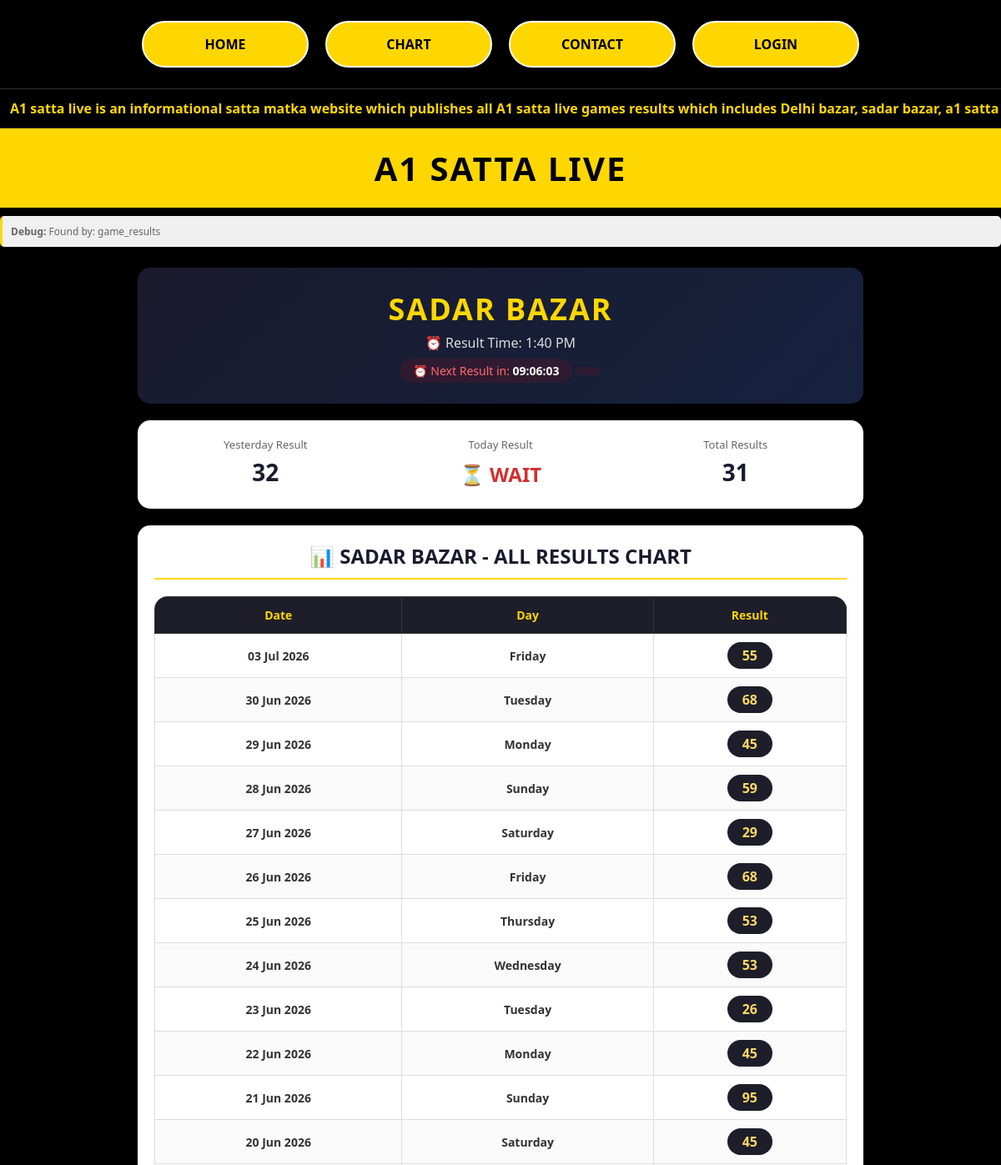
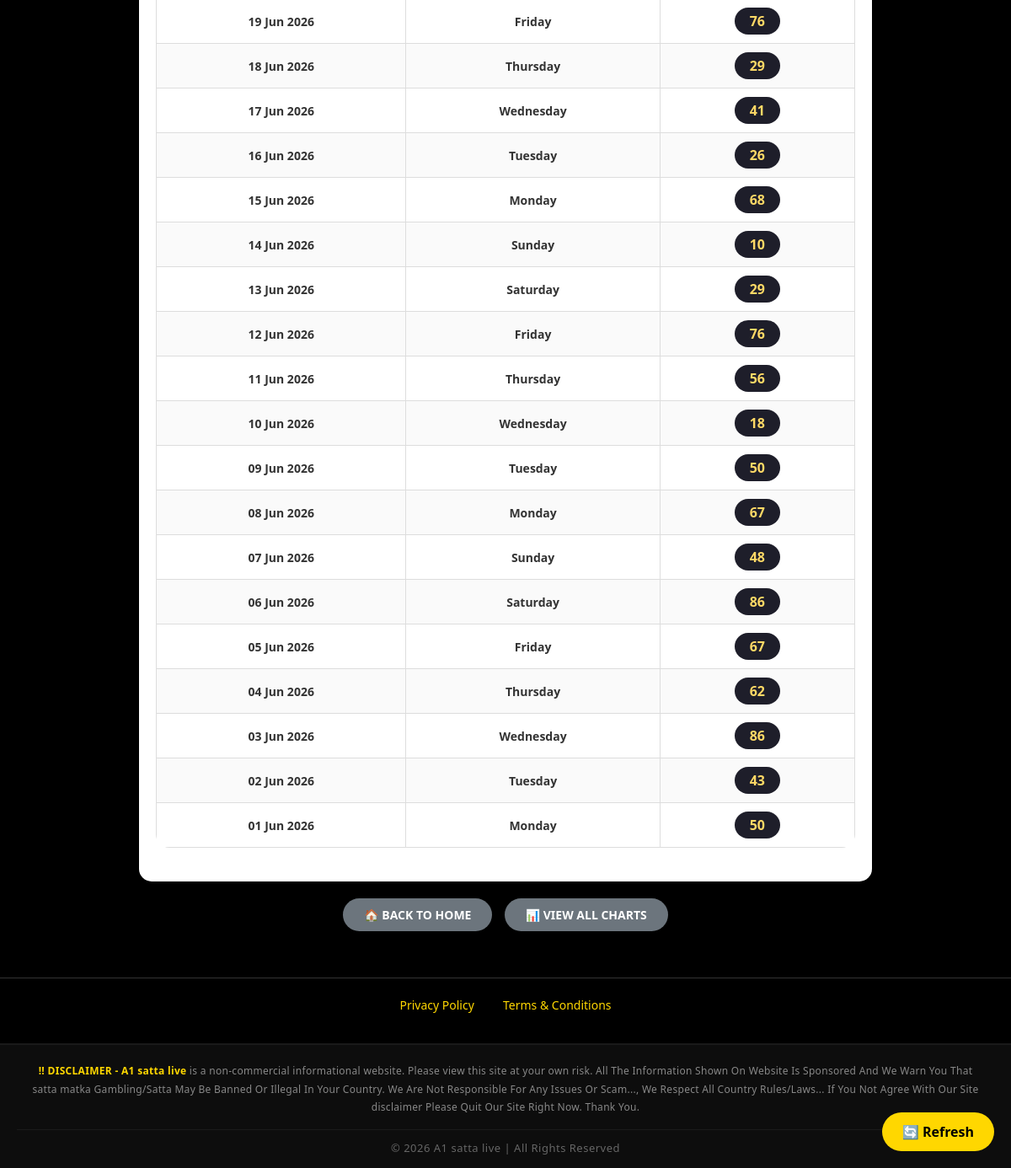
Screenshot of /game.php?game=sadar-bazar with the database file from the repository (2 pictures, top to bottom).
### tables this page shows
CREATE TABLE `game_results` (
  `id` int NOT NULL AUTO_INCREMENT,
  `game_name` varchar(100) NOT NULL,
  `display_name` varchar(100) NOT NULL,
  `yesterday_result` varchar(10) DEFAULT '--',
  `today_result` varchar(10) DEFAULT 'WAIT',
  `result_time` varchar(20) DEFAULT NULL,
  `time` varchar(20) DEFAULT '--',
  `table_type` enum('table1','table2') DEFAULT 'table1',
  `status` tinyint(1) DEFAULT '1',
  `is_latest` tinyint(1) DEFAULT '0',
  PRIMARY KEY (`id`),
  UNIQUE KEY `game_name` (`game_name`)
);

### game.php (the view, shortened to what this page needs)
<?php
require_once 'config.php';
$game_slug = isset($_GET['game']) ? trim($_GET['game']) : '';
$game_name = str_replace('-', ' ', $game_slug);
$game_result = null;
$is_custom_table_game = false;
$found_by = '';
try {
    $stmt = $pdo->prepare("SELECT * FROM game_results WHERE LOWER(game_name) = LOWER(?) AND status = 1");
    $stmt->execute([$game_name]);
    $game_result = $stmt->fetch(PDO::FETCH_ASSOC);
    if ($game_result) {
        $found_by = 'game_results';
    }
} catch (PDOException $e) {
    error_log("Error in game_results query: " . $e->getMessage());
}
    ?>
    <?php
$current_result = $game_result['today_result'] ?? 'WAIT';
$yesterday_result = $game_result['yesterday_result'] ?? '--';
$result_time = $game_result['result_time'] ?? '';
$display_name = !empty($game_result['display_name']) ? $game_result['display_name'] : strtoupper($game_name);
if (!$is_custom_table_game) {
    try {
        $stmt = $pdo->prepare("SELECT timing FROM game_timings WHERE LOWER(game_name) = LOWER(?) AND is_active = 1 LIMIT 1");
        $stmt->execute([$game_name]);
        $timing_row = $stmt->fetch(PDO::FETCH_ASSOC);
        $game_timing = $timing_row ? $timing_row['timing'] : $result_time;
    } catch (PDOException $e) {
        $game_timing = $result_time;
    }
} else {
    $game_timing = $result_time;
}
function shouldShowTodayResult($game_timing)
{
    $current_time = new DateTime('now', new DateTimeZone('Asia/Kolkata'));
    $current_hour = (int) $current_time->format('H');
    $current_minute = (int) $current_time->format('i');
    $current_minutes = ($current_hour * 60) + $current_minute;
    $timing_parts = explode(' ', $game_timing);
    if (count($timing_parts) == 2) {
        $time_parts = explode(':', $timing_parts[0]);
        $hour = (int) $time_parts[0];
        $minute = (int) $time_parts[1];
        $ampm = strtoupper($timing_parts[1]);
        if ($ampm == 'PM' && $hour != 12) {
            $hour += 12;
        } elseif ($ampm == 'AM' && $hour == 12) {
            $hour = 0;
        }
        $timing_minutes = ($hour * 60) + $minute;
    } else {
        $time_parts = explode(':', $game_timing);
        $hour = (int) $time_parts[0];
        $minute = (int) ($time_parts[1] ?? 0);
        $timing_minutes = ($hour * 60) + $minute;
    }
    return $current_minutes >= $timing_minutes;
}
$show_today_result = shouldShowTodayResult($game_timing);
if (!$show_today_result) {
    $current_result = 'WAIT';
}
try {
    $stmt = $pdo->prepare("SELECT chart_date, result FROM chart_data WHERE LOWER(game_name) = LOWER(?) ORDER BY chart_date DESC");
    $stmt->execute([$game_name]);
    $chart_data = $stmt->fetchAll(PDO::FETCH_ASSOC);
} catch (PDOException $e) {
    error_log("Error fetching chart data: " . $e->getMessage());
    $chart_data = [];
}
require_once 'header.php';
?>
<link rel="stylesheet" href="./css/game-detail.css">
<div
    style="background: #f0f0f0; padding: 10px; margin: 10px 0; border-radius: 5px; font-size: 12px; color: #666; border-left: 3px solid #ffd700;">
    <strong>Debug:</strong> Found by: <?php echo $found_by; ?>
</div>
<div class="game-page-container">
    <div class="game-header-box">
        <h1><?php echo htmlspecialchars(strtoupper($display_name)); ?></h1>
        <div class="game-time">⏰ Result Time: <?php echo htmlspecialchars($game_timing ?: 'N/A'); ?></div>
        <div id="countdownTimer" class="countdown-timer">Loading timer...</div>
    </div>
    <div class="game-info-card">
        <div class="game-info-item">
            <div class="label">Yesterday Result</div>
            <div class="value"><?php echo htmlspecialchars($yesterday_result); ?></div>
        </div>
        <div class="game-info-item">
            <div class="label">Today Result</div>
            <div
                class="value <?php echo ($current_result == 'WAIT' || $current_result == '-1' || empty($current_result)) ? 'wait' : 'result'; ?>">
                <?php if ($current_result == 'WAIT' || $current_result == '-1' || empty($current_result)): ?>
                    ⏳ WAIT
                <?php else: ?>
                    <?php echo htmlspecialchars($current_result); ?>
                <?php endif; ?>
            </div>
        </div>
        <div class="game-info-item">
            <div class="label">Total Results</div>
            <div class="value"><?php echo count($chart_data); ?></div>
        </div>
    </div>
    <div class="chart-section">
        <h2>📊 <?php echo htmlspecialchars(strtoupper($display_name)); ?> - ALL RESULTS CHART</h2>
        <div class="chart-table-wrapper">
            <table class="chart-table">
                <thead>
                    <tr>
                        <th>Date</th>
                        <th>Day</th>
                        <th>Result</th>
                    </tr>
                </thead>
                <tbody>
                    <?php if (!empty($chart_data)): ?>
                        <?php foreach ($chart_data as $row):
                            $date_parts = explode('-', $row['chart_date']);
                            if (count($date_parts) == 3) {
                                $year_num = $date_parts[0];
                                $month_num = $date_parts[1];
                                $day_num = $date_parts[2];
                                $timestamp = mktime(0, 0, 0, $month_num, $day_num, $year_num);
                                $date_formatted = date('d M Y', $timestamp);
                                $day_name = date('l', $timestamp);
                            } else {
                                $date_formatted = $row['chart_date'];
                                $day_name = '--';
                            }
                            $result_number = $row['result'];
                            ?>
                            <tr>
                                <td class="date-col"><?php echo $date_formatted; ?></td>
                                <td class="day-col"><?php echo $day_name; ?></td>
                                <td>
                                    <span class="result-box">
                                        <?php echo htmlspecialchars($result_number ?: '--'); ?>
                                    </span>
                                </td>
                            </tr>
                        <?php endforeach; ?>
                    <?php endif; ?>
                </tbody>
            </table>
        </div>
    </div>
    <div style="text-align: center; margin: 20px 0;">
        <a href="index.php" class="back-btn">🏠 BACK TO HOME</a>
        <a href="chart.php" class="back-btn" style="margin-left: 10px;">📊 VIEW ALL CHARTS</a>
    </div>
</div>
<div class="footer">
    <a href="/privacy-policy">Privacy Policy</a>
    <a href="/terms-conditions">Terms & Conditions</a>
</div>
<?php require_once 'footer.php'; ?>

### css/header.css (style rules this page uses)
* { margin: 0; padding: 0; box-sizing: border-box; font-family: "Segoe UI", Arial, sans-serif; }
body { background: #000; }
table { width: 100%; border-collapse: collapse; background: #fff; border-radius: 16px; overflow: hidden; margin-bottom: 20px; }
th { background: #000; color: #ffd700; padding: 20px; font-size: 24px; border: 1px solid #333; }
td { border: 1px solid #ccc; text-align: center; padding: 20px; font-size: 24px; font-weight: bold; }
.wait { color: #d32f2f; font-weight: bold; display: inline-block; background: #fff; padding: 5px 15px; border-radius: 20px; }
.footer { background: #000; text-align: center; padding: 30px; border-top: 1px solid #333; }
.footer a { color: #ffd700; text-decoration: none; margin: 0 15px; font-size: 14px; }

### css/game-detail.css (style rules this page uses)
.game-page-container { max-width: 900px; margin: 0 auto; padding: 15px; }
.game-header-box { background: linear-gradient(135deg, #1a1a2e, #16213e); color: #ffd700; padding: 25px 20px; border-radius: 15px; margin-bottom: 20px; text-align: center; }
.game-header-box h1 { font-size: clamp(24px, 5vw, 36px); margin: 0 0 5px 0; letter-spacing: 2px; }
.game-header-box .game-time { font-size: 16px; color: #ddd; margin-top: 5px; }
.game-header-box .countdown-timer { font-size: 14px; color: #ff6b6b; margin-top: 8px; padding: 5px 15px; background: rgba(255, 0, 0, 0.1); border-radius: 20px; display: inline-block; }
.game-info-card { background: #fff; border-radius: 15px; padding: 20px; margin-bottom: 20px; box-shadow: 0 2px 10px rgba(0, 0, 0, 0.08); display: flex; justify-content: space-around; flex-wrap: wrap; gap: 15px; text-align: center; }
.game-info-item { flex: 1; min-width: 120px; }
.game-info-item .label { color: #666; font-size: 13px; margin-bottom: 5px; }
.game-info-item .value { font-size: clamp(18px, 4vw, 28px); font-weight: bold; color: #1a1a2e; }
.game-info-item .value.wait { color: #d32f2f; font-size: clamp(18px, 3vw, 24px); animation: pulse 1.5s ease-in-out infinite; }
.chart-section { background: #fff; border-radius: 15px; padding: 20px; box-shadow: 0 2px 10px rgba(0, 0, 0, 0.08); margin-bottom: 20px; }
.chart-section h2 { text-align: center; color: #1a1a2e; margin: 0 0 20px 0; font-size: clamp(18px, 3vw, 24px); border-bottom: 2px solid #ffd700; padding-bottom: 10px; }
.chart-table-wrapper { overflow-x: auto; -webkit-overflow-scrolling: touch; }
.chart-table { width: 100%; border-collapse: collapse; min-width: 500px; }
.chart-table th { background: #1e1e2a; color: #ffd700; padding: 12px 15px; font-size: 14px; font-weight: bold; text-align: center; border: 1px solid #333; white-space: nowrap; }
.chart-table td { border: 1px solid #ddd; padding: 10px 15px; text-align: center; font-size: 14px; color: #333; }
.chart-table tbody tr:nth-child(even) { background: #fafafa; }
.date-col { font-weight: bold; color: #1a1a2e; white-space: nowrap; }
.day-col { color: #666; }
.result-box { background: #1e1e2a; display: inline-block; padding: 5px 18px; border-radius: 20px; color: #ffd966; font-weight: bold; font-size: 16px; min-width: 50px; }
.back-btn { display: inline-block; padding: 10px 25px; background: #6c757d; color: #fff; text-decoration: none; border-radius: 30px; font-weight: bold; font-size: 14px; transition: 0.3s; }
.footer { background: #000; text-align: center; padding: 20px; border-top: 1px solid #333; margin-top: 20px; }
.footer a { color: #ffd700; text-decoration: none; margin: 0 15px; font-size: 14px; }

### rows the page displays
game_results: display_name "SADAR BAZAR", result_time "1:40 PM", yesterday_result "32"

### other values shown
$found_by "game_results"
count($chart_data) "31"
$date_formatted "03 Jul 2026"
$day_name "Friday"
$result_number ?: '--' "55"
$date_formatted "30 Jun 2026"
$day_name "Tuesday"
$result_number ?: '--' "68"
$date_formatted "29 Jun 2026"
$day_name "Monday"
$result_number ?: '--' "45"
$date_formatted "28 Jun 2026"
$day_name "Sunday"
$result_number ?: '--' "59"
$date_formatted "27 Jun 2026"
